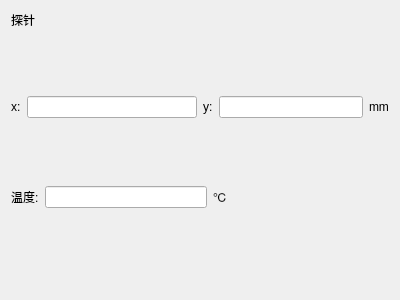
<?xml version="1.0" encoding="UTF-8"?>
<ui version="4.0">
 <class>ProbeWidget</class>
 <widget class="QWidget" name="ProbeWidget">
  <property name="geometry">
   <rect>
    <x>0</x>
    <y>0</y>
    <width>400</width>
    <height>300</height>
   </rect>
  </property>
  <property name="windowTitle">
   <string>Form</string>
  </property>
  <layout class="QVBoxLayout" name="verticalLayout">
   <item>
    <widget class="QLabel" name="label">
     <property name="text">
      <string>探针</string>
     </property>
    </widget>
   </item>
   <item>
    <spacer name="verticalSpacer">
     <property name="orientation">
      <enum>Qt::Vertical</enum>
     </property>
     <property name="sizeHint" stdset="0">
      <size>
       <width>20</width>
       <height>40</height>
      </size>
     </property>
    </spacer>
   </item>
   <item>
    <layout class="QHBoxLayout" name="horizontalLayout_4">
     <item>
      <layout class="QHBoxLayout" name="horizontalLayout">
       <item>
        <widget class="QLabel" name="label_2">
         <property name="text">
          <string>x:</string>
         </property>
        </widget>
       </item>
       <item>
        <widget class="QLineEdit" name="x_input">
         <property name="echoMode">
          <enum>QLineEdit::Normal</enum>
         </property>
         <property name="clearButtonEnabled">
          <bool>false</bool>
         </property>
        </widget>
       </item>
      </layout>
     </item>
     <item>
      <layout class="QHBoxLayout" name="horizontalLayout_2">
       <item>
        <widget class="QLabel" name="label_3">
         <property name="text">
          <string>y:</string>
         </property>
        </widget>
       </item>
       <item>
        <widget class="QLineEdit" name="y_input"/>
       </item>
       <item>
        <widget class="QLabel" name="label_5">
         <property name="text">
          <string>mm</string>
         </property>
        </widget>
       </item>
      </layout>
     </item>
    </layout>
   </item>
   <item>
    <spacer name="verticalSpacer_3">
     <property name="orientation">
      <enum>Qt::Vertical</enum>
     </property>
     <property name="sizeHint" stdset="0">
      <size>
       <width>20</width>
       <height>40</height>
      </size>
     </property>
    </spacer>
   </item>
   <item>
    <layout class="QHBoxLayout" name="horizontalLayout_3">
     <item>
      <widget class="QLabel" name="label_4">
       <property name="text">
        <string>温度:</string>
       </property>
      </widget>
     </item>
     <item>
      <widget class="QLineEdit" name="temp_output">
       <property name="readOnly">
        <bool>true</bool>
       </property>
      </widget>
     </item>
     <item>
      <widget class="QLabel" name="label_7">
       <property name="text">
        <string>℃</string>
       </property>
      </widget>
     </item>
     <item>
      <spacer name="horizontalSpacer">
       <property name="orientation">
        <enum>Qt::Horizontal</enum>
       </property>
       <property name="sizeHint" stdset="0">
        <size>
         <width>40</width>
         <height>20</height>
        </size>
       </property>
      </spacer>
     </item>
    </layout>
   </item>
   <item>
    <widget class="QLabel" name="label_6">
     <property name="text">
      <string/>
     </property>
    </widget>
   </item>
   <item>
    <spacer name="verticalSpacer_2">
     <property name="orientation">
      <enum>Qt::Vertical</enum>
     </property>
     <property name="sizeHint" stdset="0">
      <size>
       <width>20</width>
       <height>40</height>
      </size>
     </property>
    </spacer>
   </item>
  </layout>
 </widget>
 <resources/>
 <connections/>
</ui>
